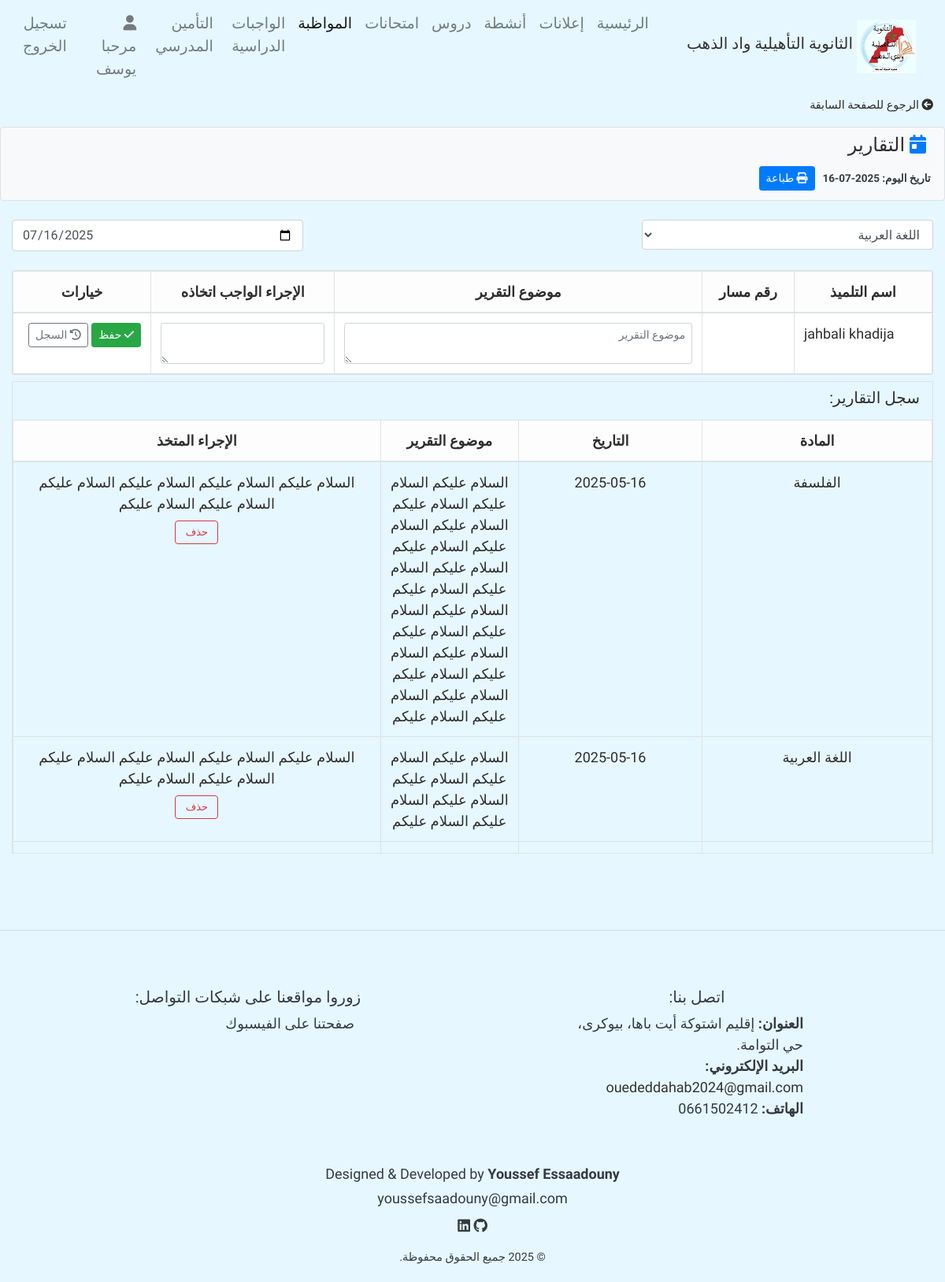
Before: /add_reports/12 (signed in) with the older database file.
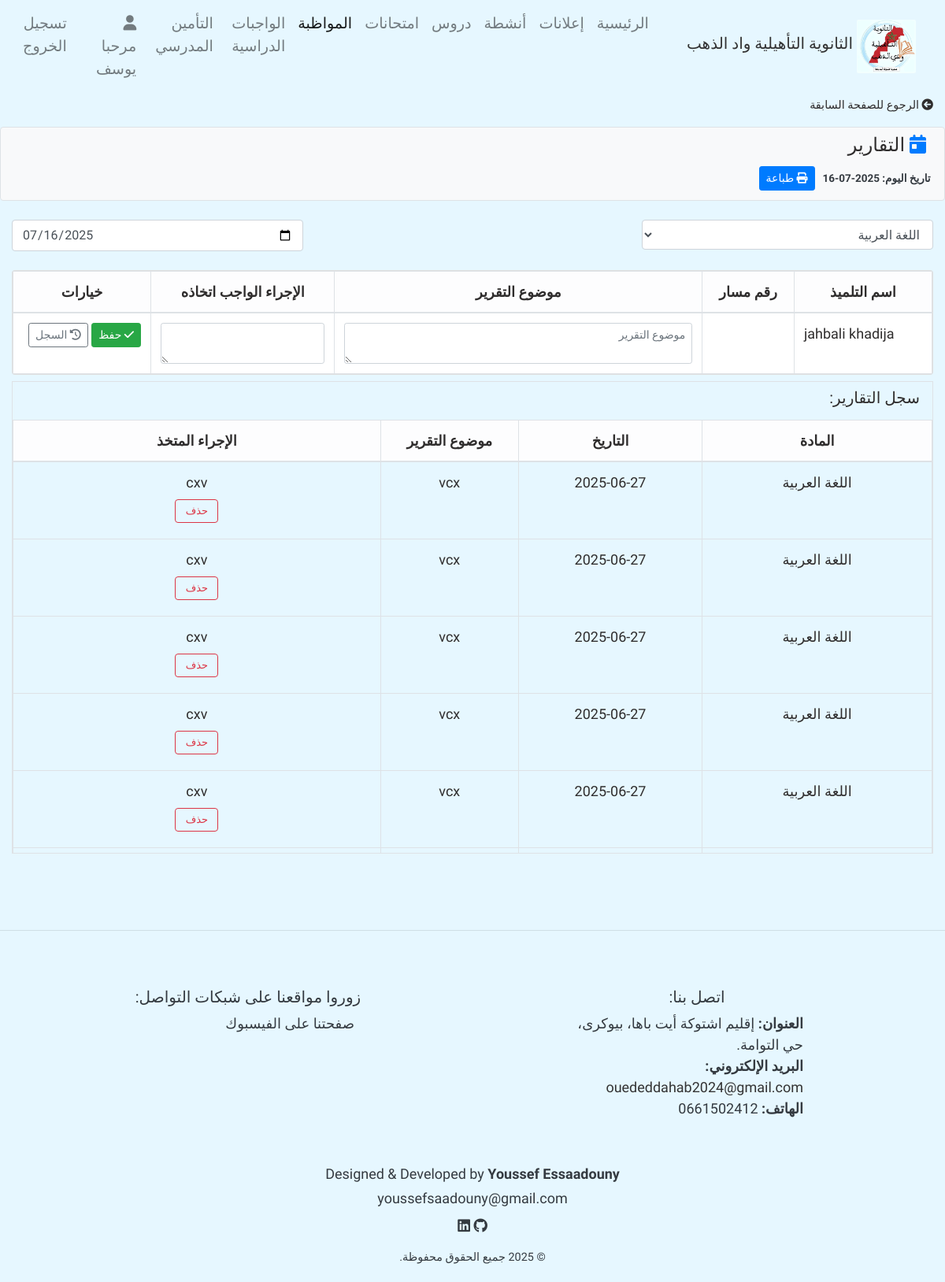
After: the same page with the newer database file.
### home/models.py (models this page shows, shortened)
class Report(models.Model):
    title = models.CharField(max_length=100, verbose_name="الإجراء الواجب اتخاذه")
    material = models.ForeignKey(Subject, on_delete=models.CASCADE, verbose_name="المادة")
    student = models.ForeignKey(Student, on_delete=models.CASCADE, verbose_name="التلميذ")
    content = models.TextField(verbose_name="محتوى التقرير")
    instructions = models.TextField(verbose_name="الإجراء الواجب اتخاذه", default= '/')
    date = models.DateField(verbose_name="تاريخ التقرير")
    counter = models.PositiveIntegerField(null = True)
    class Meta:
        ordering = ['-date']

class Subject(models.Model):
    name = models.CharField(max_length = 100)
    def __str__(self):
        return self.name

### home/decorator.py (the view)
        def wrapper_funct(request, *args, **kwargs):
            group = None
            if request.user.groups.exists():
                group = request.user.groups.values_list('name', flat = True)
                if any(g in allowed_roles for g in group) :
                    return view_func(request, *args, **kwargs)
            else:
                return HttpResponse('أنت غير مؤهل لزيارة هذه الصفحة.')

### home/decorator.py (called while the page is built)
def allowed_user(allowed_roles = []):
    def decorator(view_func):
        def wrapper_funct(request, *args, **kwargs):
            group = None
            if request.user.groups.exists():
                group = request.user.groups.values_list('name', flat = True)
                if any(g in allowed_roles for g in group) :
                    return view_func(request, *args, **kwargs)
            else:
                return HttpResponse('أنت غير مؤهل لزيارة هذه الصفحة.')
        return wrapper_funct
    return decorator

### templates/pages/attendance/reports/add_reports.html (shortened to what the changed rows need)
{% extends 'base.html' %}
{% load static %}
{% block content %}
<div class="container-fluid">
      {% if message %}
    <h4>
      {{message}}
    </h4>
      {% else %}
      <form action="{% url 'add_reports' student.id %}" method="post">
          <div class="row">
            <div class="col-12">
              <div class="card shadow-sm">
                <div class="card-body p-0">
                  <div style="overflow-x: auto; width: 100%;">
                    <table class="table table-hover table-bordered mb-0" style="table-layout: fixed; width:auto; min-width: 100%;">
                      <thead class="table-light">
                        <tr>
                          <th style="text-align: center; font-size: large;" width="15%">اسم التلميذ</th>
                          <th style="text-align: center;" width="10%">رقم مسار</th>
                          <th style="text-align: center; font-size: large;" width="40%">موضوع التقرير</th>
                          <th style="text-align: center; font-size: large;" width="20%">الإجراء الواجب اتخاذه</th>
                          <th style="text-align: center; font-size: large;" width="15%">خيارات</th>
                        </tr>
                      </thead>
                    </table>
                  </div>
                </div>
              </div>
            </div>
          </div>
      </form>
      <div class="table-responsive border mt-2" style="overflow-x: auto; width: 100%; max-height: 600px; overflow-y: auto;  position: relative;">
        {% if reports %}
        <table class="table table-hover table-bordered my-3" style="width: auto; min-width: 100%;">
          <thead class="table-light justify-content-center mt-2" style="position: sticky; top: 0; z-index: 2;">
            <tr  >
              <th style="width: 25%; text-align:center; ">المادة</th>
              <th style="width: 20%; text-align:center; ">التاريخ</th>
              <th style="width: 15%; text-align:center; ">موضوع التقرير</th>
              <th style="width: 40%; text-align:center; ">الإجراء المتخذ  </th>
            </tr>
          </thead>
          <tbody>
            {% for r in reports %}
              <tr >
                <td style="word-wrap: break-word;text-align:center">{{r.material}} </td>
                <td style="white-space: pre-wrap;text-align:center">{{r.date|date:'Y-m-d'}}</td>
                <td style="text-align:center" class="">{{r.content}}</td>
                <td style="text-align:center; word-wrap: break-word; max-width: 0; overflow: hidden; text-overflow: ellipsis;" title="{{a.notes}}">
                  {{r.instructions}}
                  <br>
                  <a href="{% url 'Delete' r.id %}?page=reports" onclick="return confirm ('هل أنت متأكد من الحذف؟')"  class="btn btn-outline-danger my-2 mx-auto" style="height: 30px; width: 55px; text-align: center; font-size:small;display: flex; justify-content: center; align-items: center;" onclick="return confirm('هل أنت متأكد من الحذف؟');">    حذف  </a>
                </td>
              </tr>
          {% endfor %}
            </tbody>
          </table>
          {% else %}
            <center>
              <p class="m-3">
              لا يوجد أي تقرير لعرضه
              </p
            </center>
          {% endif %}
      </div>
  {% endif %}
</div>
{% endblock %}

Changed rows visible on the page:
no longer on this page (row unchanged): Report: material "الفلسفة", date "2025-05-16", content "السلام عليكم السلام عليكم السلام عليكم السلام عليكم السلام عليكم السلام عليكم السلام عليكم السلام عليكم السلام عليكم السلام عليكم السلام عليكم السلام عليكم السلام عليكم السلام عليكم السلام عليكم السلام عليكم السلام عليكم السلام عليكم", instructions "السلام عليكم السلام عليكم السلام عليكم السلام عليكم السلام عليكم السلام عليكم"
no longer on this page (row unchanged): Report: material "اللغة العربية", date "2025-05-16", content "السلام عليكم السلام عليكم السلام عليكم السلام عليكم السلام عليكم السلام عليكم", instructions "السلام عليكم السلام عليكم السلام عليكم السلام عليكم السلام عليكم السلام عليكم"
added Report: material "اللغة العربية", date "2025-06-27", content "vcx", instructions "cxv"
added Report: material "اللغة العربية", date "2025-06-27", content "vcx", instructions "cxv"
added Report: material "اللغة العربية", date "2025-06-27", content "vcx", instructions "cxv"
added Report: material "اللغة العربية", date "2025-06-27", content "vcx", instructions "cxv"
added Report: material "اللغة العربية", date "2025-06-27", content "vcx", instructions "cxv"
